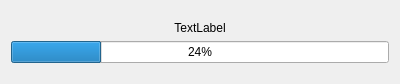
<?xml version="1.0" encoding="UTF-8"?>
<ui version="4.0">
 <class>ProgressDialog</class>
 <widget class="QDialog" name="ProgressDialog">
  <property name="geometry">
   <rect>
    <x>0</x>
    <y>0</y>
    <width>400</width>
    <height>84</height>
   </rect>
  </property>
  <property name="minimumSize">
   <size>
    <width>400</width>
    <height>84</height>
   </size>
  </property>
  <property name="windowTitle">
   <string>Dialog</string>
  </property>
  <layout class="QVBoxLayout" name="verticalLayout">
   <item>
    <spacer name="verticalSpacer">
     <property name="orientation">
      <enum>Qt::Vertical</enum>
     </property>
     <property name="sizeHint" stdset="0">
      <size>
       <width>20</width>
       <height>40</height>
      </size>
     </property>
    </spacer>
   </item>
   <item>
    <widget class="QLabel" name="label_Reason">
     <property name="text">
      <string>TextLabel</string>
     </property>
     <property name="alignment">
      <set>Qt::AlignCenter</set>
     </property>
    </widget>
   </item>
   <item>
    <widget class="QProgressBar" name="progressBar">
     <property name="value">
      <number>24</number>
     </property>
    </widget>
   </item>
   <item>
    <spacer name="verticalSpacer_2">
     <property name="orientation">
      <enum>Qt::Vertical</enum>
     </property>
     <property name="sizeHint" stdset="0">
      <size>
       <width>20</width>
       <height>40</height>
      </size>
     </property>
    </spacer>
   </item>
  </layout>
 </widget>
 <resources/>
 <connections/>
</ui>
